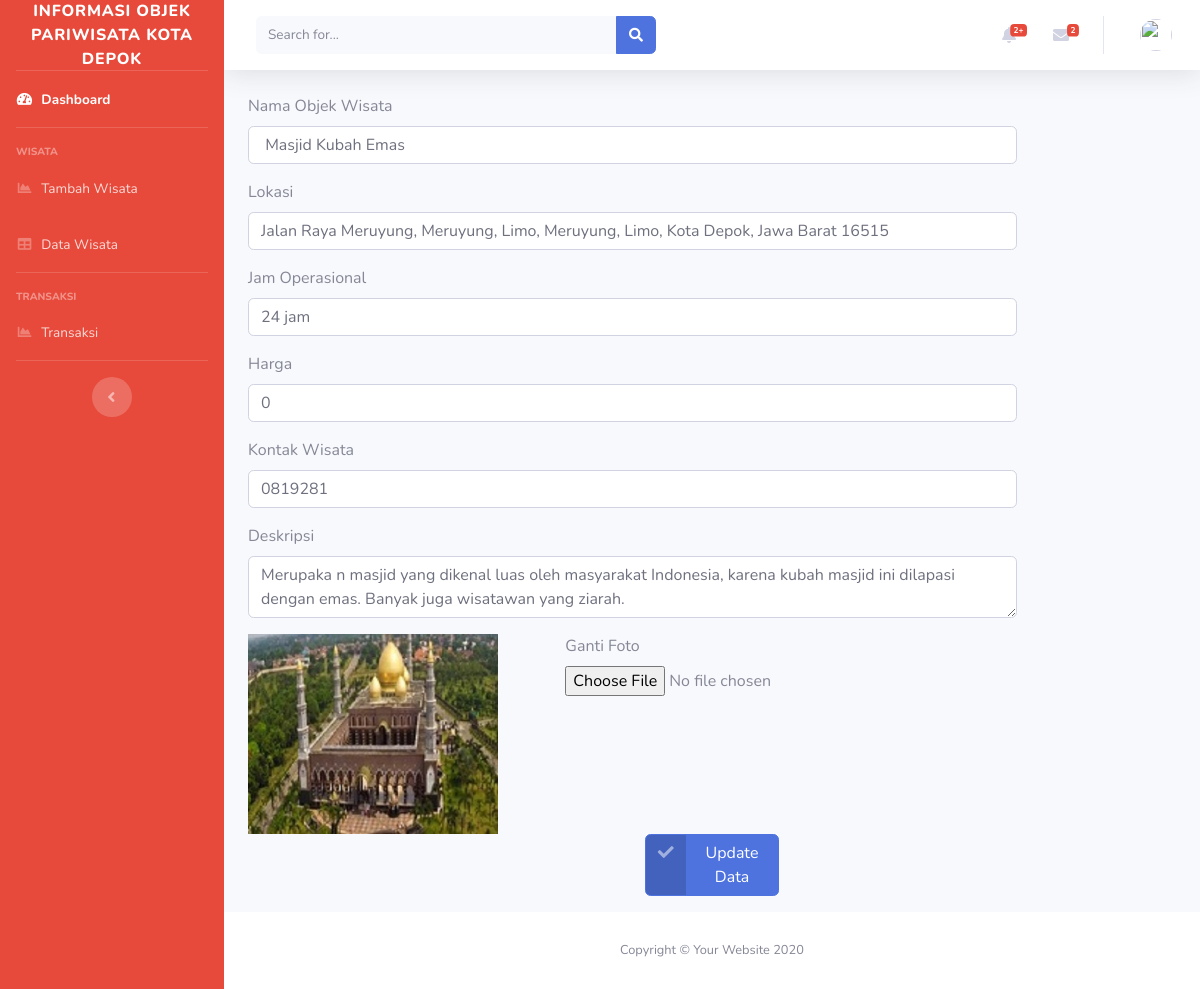
The page /admin/dashboard/edit_wisata/WST0003 on the database its author committed.
### tables this page shows
CREATE TABLE `wisata` (
  `id_wisata` varchar(15) NOT NULL,
  `nama_wisata` varchar(255) NOT NULL,
  `lokasi` varchar(255) NOT NULL,
  `harga` int(20) NOT NULL,
  `jam_operasional` varchar(255) NOT NULL,
  `kontak_wisata` varchar(255) NOT NULL,
  `rating` double NOT NULL,
  `deskripsi` text NOT NULL,
  `gambar` varchar(255) NOT NULL
);

### admin/application/models/Wisata_model.php (called while the page is built, shortened)
<?php
class Wisata_model extends CI_Model {
	public function getWisataSingle($id)
	{
	   $query = $this->db->get_where('wisata',['id_wisata' => $id]);
		 return $query;
	}
}

### admin/application/controllers/Dashboard.php (called while the page is built, shortened)
<?php
class Dashboard extends CI_Controller {
	public function __construct(){
		$this->load->model('Wisata_model');
		$this->load->model('Transaksi_model');
	}
	public function edit_wisata($id)
	{
		$data['wisata'] = $this->Wisata_model->getWisataSingle($id)->row();
		$judul['judul'] = 'Ini Halaman Edit';
		$this->load->view('layouts/header', $judul);
		$this->load->view('dashboard/edit_wisata',$data);
		$this->load->view('layouts/footer');
	}
}

### admin/index.php (called while the page is built, shortened)
<?php
require_once BASEPATH.'core/CodeIgniter.php';

### admin/application/views/dashboard/edit_wisata.php (the view, shortened to what this page needs)
<?= form_open_multipart('Dashboard/proses_edit/'.$wisata->id_wisata,array('method' =>'POST')) ?>
  <div class="container">
    <div class="form-group">
      <div class="row mt-3">
      <div class="col-10">
      <label >Nama Objek Wisata</label>
      <input type="text" class="form-control" name="nama_wisata" value="<?php echo $wisata->nama_wisata; ?>">
    </div>
  </div>
    <div class="row mt-3">
      <div class="col-10">
      <label >Lokasi</label>
      <input type="text" class="form-control" name="lokasi" value="<?php echo $wisata->lokasi; ?>">
    </div>
    </div>
    <div class="row mt-3">
      <div class="col-10">
      <label >Jam Operasional</label>
      <input type="text" class="form-control" name="jam_operasional" value="<?php echo $wisata->jam_operasional; ?>">
    </div>
    </div>
    <div class="row mt-3">
    <div class="col-10">
      <label >Harga</label>
      <input type="text" class="form-control" name="harga" value="<?php echo $wisata->harga; ?>">
    </div>
    </div>
    <div class="row mt-3">
    <div class="col-10">
      <label >Kontak Wisata</label>
      <input type="text" class="form-control" name="kontak_wisata" value="<?php echo $wisata->kontak_wisata; ?>">
    </div>
    </div>
    <div class="row mt-3">
      <div class="col-10">
      <label >Deskripsi</label>
      <textarea class="form-control" name="deskripsi" value="<?php echo $wisata->deskripsi; ?>"><?php echo $wisata->deskripsi; ?></textarea>
    </div>
    </div>
    <div class="row mt-3">
      <div class="col-4">
      <img width="250" height="200" src="<?php echo base_url('uploads/'.$wisata->gambar) ?>" alt="">
      </div>
      <div class="col-6">
        <label for="exampleFormControlFile1">Ganti Foto</label>
        <input type="file" name="gambar" value="<?php echo $wisata->gambar; ?>" class="form-control-file" id="exampleFormControlFile1">
      </div>
  </div>
  <div class="row justify-content-md-center">
    <div class="col-lg-2">
      <button class="btn btn-primary btn-icon-split">
        <span class="icon text-white-50">
          <i class="fas fa-check"></i>
        </span>
        <span class="text">Update Data</span>
      </button>
  </div>
  </div>
  <?php echo form_close() ?>
  </div>
  </div>

### rows shown on the page
wisata: nama_wisata "Masjid Kubah Emas", lokasi "Jalan Raya Meruyung, Meruyung, Limo, Meruyung, Limo, Kota Depok, Jawa Barat 16515", jam_operasional "24 jam", harga "0", kontak_wisata "0819281", deskripsi "Merupaka n masjid yang dikenal luas oleh masyarakat Indonesia, karena kubah masjid ini dilapasi dengan emas. Banyak juga wisatawan yang ziarah.", gambar (picture)
